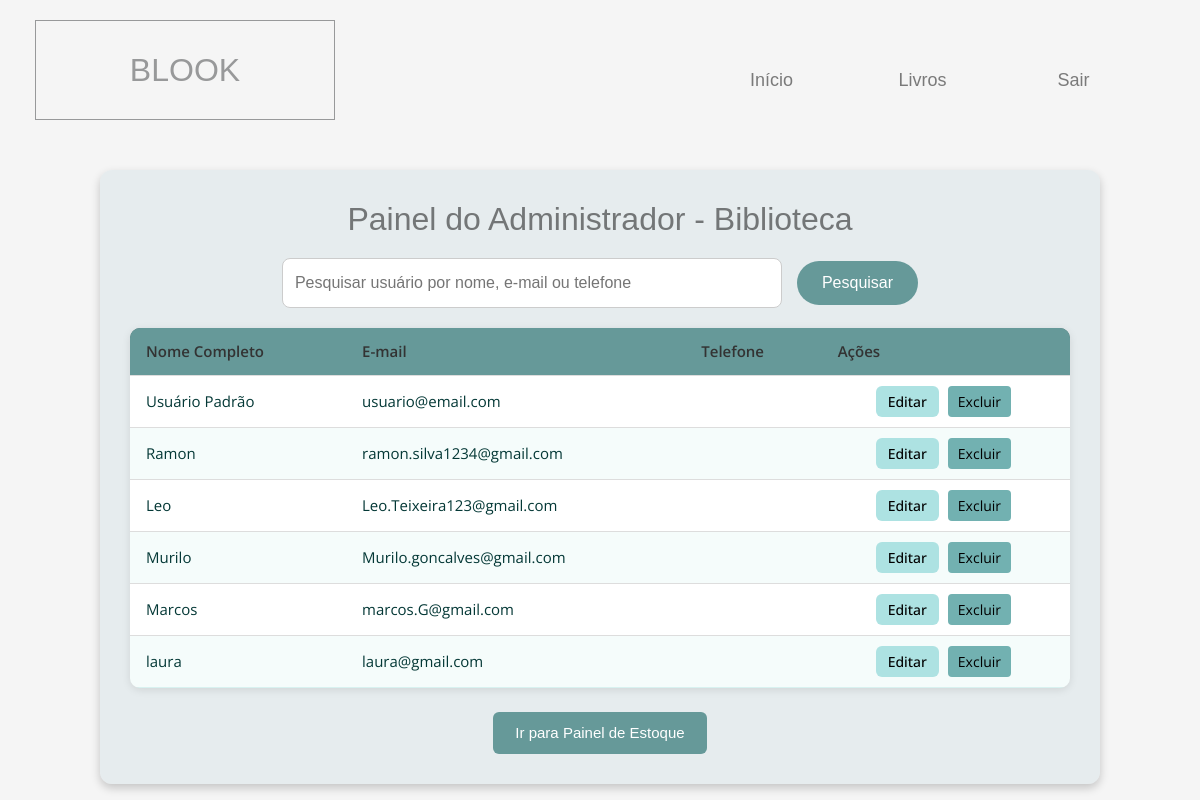
Screenshot of /adm.php with the database file from the repository.
### tables this page shows
CREATE TABLE `usuarios` (
  `id_usuario` int(11) NOT NULL,
  `nome` varchar(100) NOT NULL,
  `email` varchar(100) NOT NULL,
  `senha` varchar(255) NOT NULL,
  `telefone` varchar(20) DEFAULT NULL,
  `data_cadastro` datetime DEFAULT current_timestamp(),
  `tipo_usuario` enum('admin','leitor') NOT NULL DEFAULT 'leitor'
);

### adm.php (the view, shortened to what this page needs)
<?php
include 'cabecalho_painel.php';
$host = "localhost";
$user = "root";
$pass = "";
$db = "biblioteca_blook";
$conn = new mysqli($host, $user, $pass, $db);
$pesquisa = "";
if ($pesquisa != "") {
    $sql = "SELECT * FROM Usuarios
            WHERE tipo_usuario = 'leitor'
            AND (nome LIKE ? OR email LIKE ? OR telefone LIKE ?)";
    $stmt = $conn->prepare($sql);
    $like = "%$pesquisa%";
    $stmt->bind_param("sss", $like, $like, $like);
    $stmt->execute();
    $result = $stmt->get_result();
} else {
    $sql = "SELECT * FROM Usuarios WHERE tipo_usuario = 'leitor'";
    $result = $conn->query($sql);
}
?>
<!DOCTYPE html>
<html lang="pt-BR">
<head>
  <link rel="stylesheet" href="css/adm.css">
</head>
<body>
  <div class="container">
    <h1>Painel do Administrador - Biblioteca</h1>
    <div class="search-box">
      <form method="GET" action="adm.php">
        <input
          type="text"
          name="q"
          placeholder="Pesquisar usuário por nome, e-mail ou telefone"
          value="<?= htmlspecialchars($pesquisa) ?>">
        <button type="submit" class="pesquisa">Pesquisar</button>
      </form>
    </div>
    <table>
      <thead>
        <tr>
          <th>Nome Completo</th>
          <th>E-mail</th>
          <th>Telefone</th>
          <th>Ações</th>
        </tr>
      </thead>
      <tbody>
        <?php if ($result && $result->num_rows > 0): ?>
          <?php while ($row = $result->fetch_assoc()): ?>
            <tr>
              <td><?= htmlspecialchars($row['nome']) ?></td>
              <td><?= htmlspecialchars($row['email']) ?></td>
              <td><?= htmlspecialchars($row['telefone']) ?></td>
              <td class="acoes">
                <a href="editar_usuario.php?id_usuario=<?= $row['id_usuario'] ?>">
                  <button class="editar">Editar</button>
                </a>
                <form method="POST" style="display:inline;" onsubmit="return confirm('Deseja realmente excluir este usuário?');">
                  <button type="submit" name="excluir" class="excluir">Excluir</button>
                </form>
              </td>
            </tr>
          <?php endwhile; ?>
        <?php else: ?>
          <tr>
            <td colspan="4">Nenhum usuário encontrado.</td>
          </tr>
        <?php endif; ?>
      </tbody>
    </table>
    <div class="botao-navegacao">
      <a href="estoque.php" class="botao-voltar">Ir para Painel de Estoque</a>
    </div>
  </div>
  </div>
</body>
</html>

### cabecalho_painel.php (shortened to what this page needs)
<!DOCTYPE html>
<html lang="en">
  <head>
    <link rel="stylesheet" href="css/all.min.css" />
    <link rel="stylesheet" href="css/bootstrap.min.css" />
    <link rel="stylesheet" href="css/templatemo-style.css" />
    <link rel="stylesheet" href="css/dash.css" />
    <link rel="stylesheet" href="login.css">
    <link rel="stylesheet" href="css/adm.css">
    <link rel="stylesheet" href="css/editar_usuario.css">
  </head>
  <body>
    <div class="container-fluid">
      <div class="row tm-brand-row">
        <div class="col-lg-4 col-10">
          <div class="tm-brand-container">
            <div class="tm-brand-texts">
              <h1 class="text-uppercase tm-brand-name">Blook</h1>
            </div>
          </div>
        </div>
        <div class="col-lg-8 col-2 tm-nav-col">
          <div class="tm-nav">
            <nav class="navbar navbar-expand-lg navbar-light tm-navbar">
              <div class="collapse navbar-collapse" id="navbarNav">
                <ul class="navbar-nav ml-auto mr-0">
                  <li class="nav-item">
                    <a class="nav-link" href="config.php">Início</a>
                  </li>
                  <li class="nav-item">
                    <a class="nav-link" href="dashboard.php">Livros</a>
                  </li>
                  <li class="nav-item">
                    <a class="nav-link" href="login.php">Sair</a>
                  </li>
                </ul>
              </div>
            </nav>
          </div>
        </div>
      </div>

### css/templatemo-style.css (style rules this page uses)
html { scroll-behavior: smooth; }
body { font-family: "Open Sans", Arial, Helvetica, sans-serif; font-size: 18px; font-weight: 400; overflow-x: hidden; padding-top: 78px; color: #5f6061; }
a, button { transition: all 0.3s ease; }
input { padding: 13px 20px; }
ul { margin: 0; padding: 0; }
.container-fluid { max-width: 1430px; }
.tm-brand-row { padding-bottom: 30px; }
.tm-brand-name { color: #98999a; width: 300px; height: 100px; border: 1px solid #98999a; display: flex; align-items: center; justify-content: center; }
.tm-nav-col { display: flex; align-items: center; justify-content: flex-end; }
.navbar-expand-lg .navbar-nav .nav-link { width: 101px; height: 52px; border: 1px solid transparent; text-align: center; margin-left: 25px; margin-right: 25px; display: flex; justify-content: center; align-items: center; }

### css/dash.css (style rules this page uses)
table { width: 100%; border-collapse: collapse; font-family: "Open Sans", Arial, Helvetica, sans-serif; font-size: 15px; color: #043836; background-color: #ffffff; border-radius: 8px; overflow: hidden; }
table thead { background-color: #496b6b; color: #ffffff; }
table thead th { padding: 12px 16px; text-align: left; font-weight: 600; }
table tbody tr { border-bottom: 1px solid rgba(63, 191, 180, 0.2); transition: background 0.2s ease; }
table tbody tr:nth-child(even) { background-color: rgba(63, 191, 180, 0.05); }
table td { padding: 10px 16px; }
table td:last-child { text-align: center; font-weight: 600; color: #669999; }

### css/adm.css (style rules this page uses)
body { background-color: #f5f5f5; font-family: Arial, sans-serif; margin: 0; padding: 20px; }
.botao-navegacao { display: flex; justify-content: center; margin-top: 24px; }
.botao-voltar { display: inline-block; background-color: #669999; color: #fff; padding: 10px 22px; border-radius: 6px; font-size: 15px; font-weight: 500; text-decoration: none; transition: 0.25s ease; }
.editar { background-color: #3b82f6; color: #fff; border: none; border-radius: 6px; padding: 10px 22px; font-size: 15px; font-weight: 500; transition: background .25s, transform .15s; cursor: pointer; }
.container { max-width: 1000px; margin: auto; background: #d7e2e77e; padding: 30px; border-radius: 12px; box-shadow: 0 4px 10px rgba(0,0,0,0.2); }
h1 { text-align: center; color: rgba(0,0,0,.5); font-size: 32px; margin-bottom: 20px; }
.search-box { text-align: center; margin-bottom: 20px; }
.search-box input { padding: 10px 15px; width: 70%; max-width: 500px; border: 1px solid #ccc; border-radius: 25px; font-size: 16px; transition: border-color 0.3s; }
button.pesquisa { background-color: #669999; color: white; border: none; border-radius: 50px; padding: 10px 25px; font-size: 16px; cursor: pointer; margin-left: 10px; transition: background-color 0.3s, transform 0.2s; }
table { width: 100%; border-collapse: collapse; background: white; border-radius: 10px; overflow: hidden; box-shadow: 0 2px 8px rgba(0,0,0,0.1); }
th, td { padding: 12px; text-align: left; }
th { background: #669999; color: #333; }
td { border-top: 1px solid #ddd; }
.acoes button { margin-right: 5px; padding: 5px 12px; border-radius: 6px; font-size: 14px; border: none; cursor: pointer; transition: 0.3s; }
.editar { background: #ade2e2; color: black; }
.excluir { background: #72b1b1; color: black; }
button.excluir { background-color: #72b1b1; color: black; border: none; padding: 5px 10px; cursor: pointer; border-radius: 4px; }

### css/editar_usuario.css (style rules this page uses)
body { background-color: #f5f5f5; font-family: Arial, sans-serif; margin: 0; padding: 20px; }
h1 { text-align: center; color: rgba(0, 0, 0, 0.6); font-size: 30px; margin-bottom: 25px; }
form input[type="text"], form input[type="email"], form select { width: 100%; padding: 12px; border: 1px solid #ccc; border-radius: 8px; font-size: 16px; box-sizing: border-box; transition: border-color 0.3s; }

### rows the page displays
usuarios: nome "Usuário Padrão", email "usuario@email.com"
usuarios: nome "Ramon", email "ramon.silva1234@gmail.com"
usuarios: nome "Leo", email "Leo.Teixeira123@gmail.com"
usuarios: nome "Murilo", email "Murilo.goncalves@gmail.com"
usuarios: nome "Marcos", email "marcos.G@gmail.com"
usuarios: nome "laura", email "laura@gmail.com"
